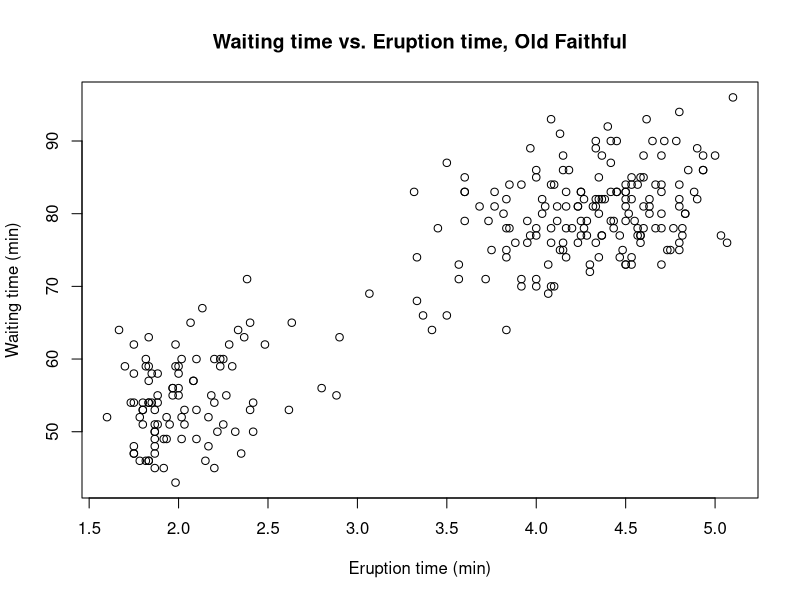
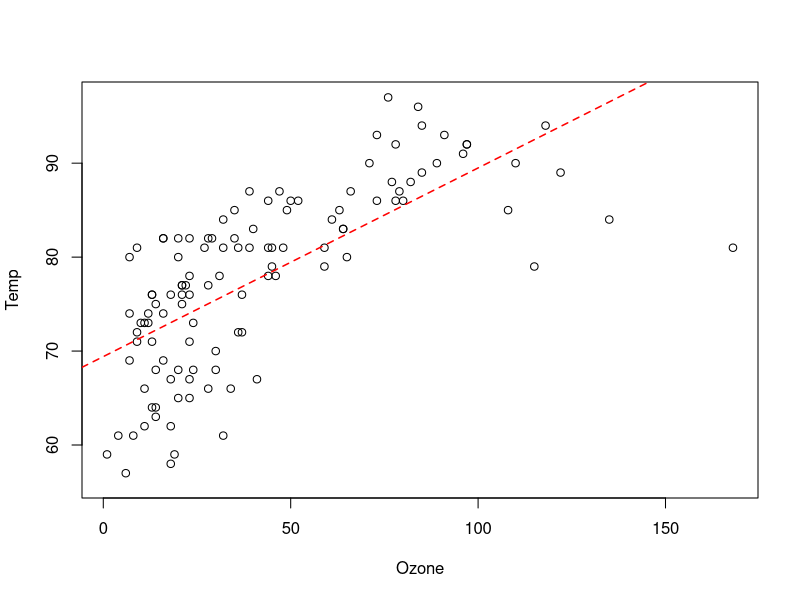
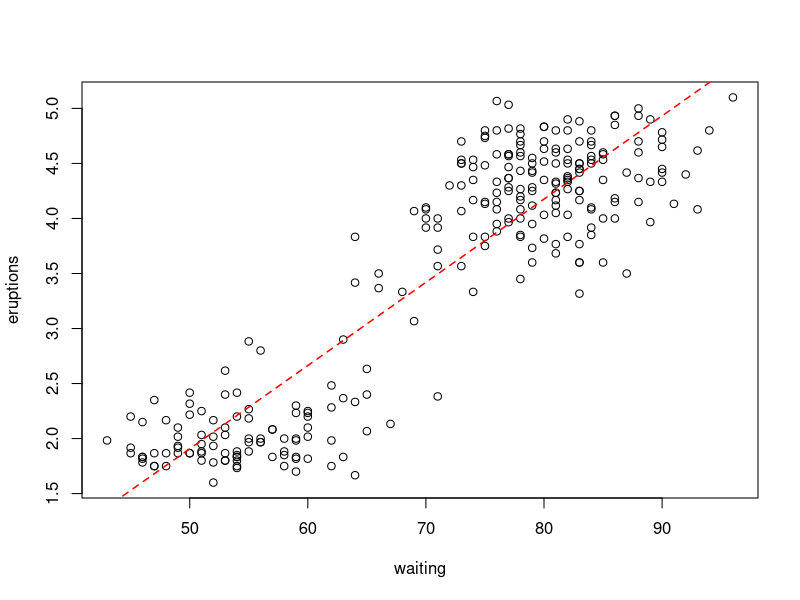
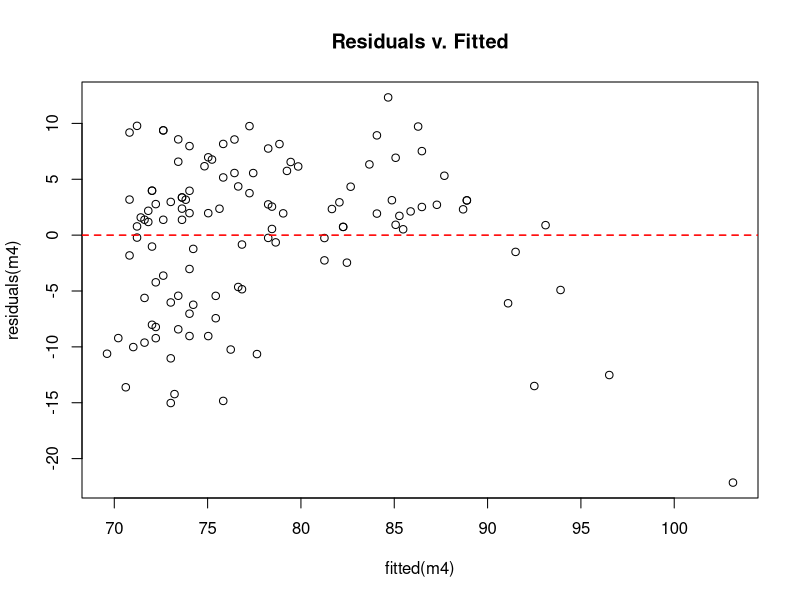
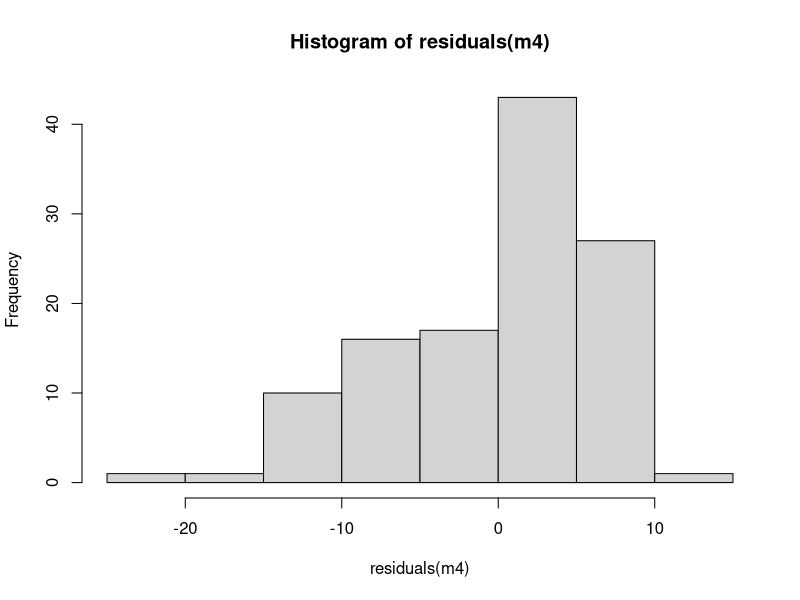
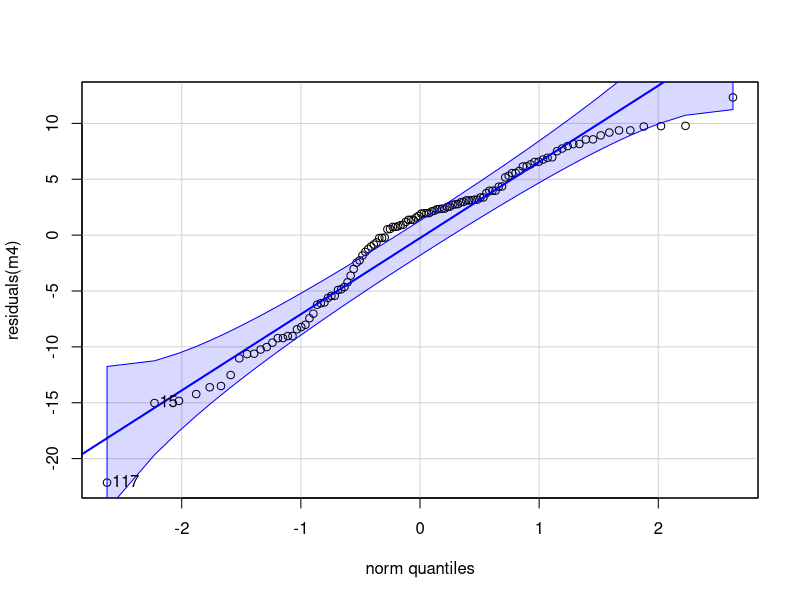
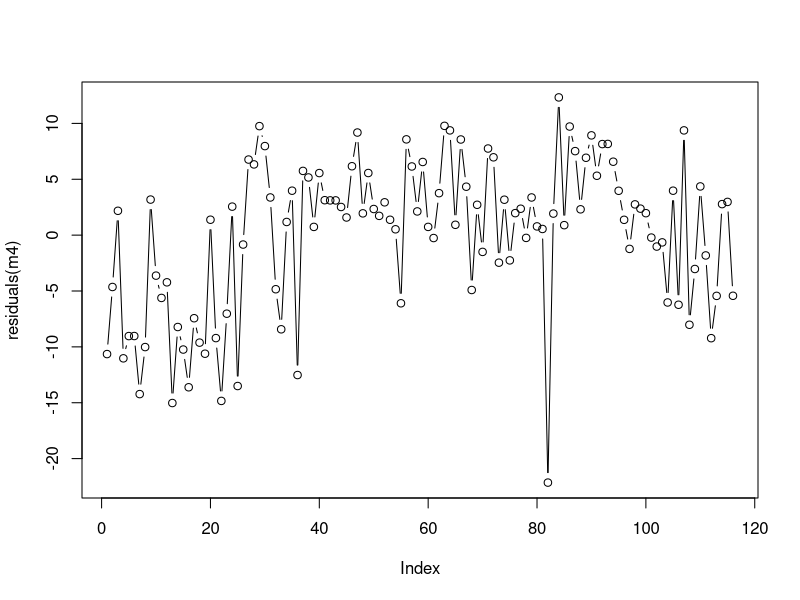

Write the R code that produced these figures, in order.
## ---- chunk 1
knitr::opts_chunk$set(echo = TRUE)
## ---- chunk 2
data(airquality)
cor(airquality$Ozone, airquality$Wind, use = 'complete.obs')
## ---- chunk 3
cor(airquality$Ozone, airquality$Solar.R, use = 'complete.obs')
## ---- chunk 4
data(faithful)
plot(waiting ~ eruptions, data = faithful,
  xlab = 'Eruption time (min)', ylab = 'Waiting time (min)',
  main = 'Waiting time vs. Eruption time, Old Faithful')
## ---- chunk 5
with(faithful, cor(waiting, eruptions))
## ---- chunk 6
m2 <- lm(Temp ~ Ozone, data = airquality)
summary(m2)
## ---- chunk 7
plot(Temp ~ Ozone, data = airquality)
abline(m2, col = 'red', lty = 'dashed', lwd = 1.5)
## ---- chunk 8
m3 <- lm(eruptions ~ waiting, data = faithful)
summary(m3)
## ---- chunk 9
plot(eruptions ~ waiting, data = faithful)
abline(m3, col = 'red', lty = 'dashed', lwd = 1.5)
## ---- chunk 10
mod <- lm(Temp ~ Wind, data = airquality)
sum(residuals(mod)^2)
## ---- chunk 11
# Calculating SSY, the sum of squared deviations of y from the mean of y
diff <- with(airquality, Temp - mean(Temp))
SSY <- sum(diff^2)

# Calculating SSY' (read "SSY prime"),
#   the sum of squared deviations of y' (read "y prime") from the mean of y
diff <- predict(mod) - mean(airquality$Temp)
SSYp <- sum(diff^2)

SSY - SSYp

all.equal(sum(residuals(mod)^2), SSY - SSYp)
## ---- chunk 12
m4 <- lm(Temp ~ Ozone, data = airquality)
summary(m4)
## ---- chunk 13
plot(residuals(m4) ~ fitted(m4),
  main = 'Residuals v. Fitted')
abline(h = 0, col = 'red', lty = 'dashed', lwd = 1.5)
## ---- chunk 14
library(lmtest)
lmtest::bptest(m4)

library(car)
car::ncvTest(m4)
## ---- chunk 15
hist(residuals(m4))
## ---- chunk 16
require(car)
qqPlot(residuals(m4), distribution = 'norm')
## ---- chunk 17
shapiro.test(residuals(m4))
## ---- chunk 18
library(dplyr)

# Arrange the rows first by month (ascending), then by day (ascending)
airquality.sorted <- arrange(airquality, Month, Day)

m4 <- lm(Temp ~ Ozone, data = airquality.sorted)
## ---- chunk 19
plot(residuals(m4), type = 'b')
## ---- chunk 20
library(car)
durbinWatsonTest(m4)
